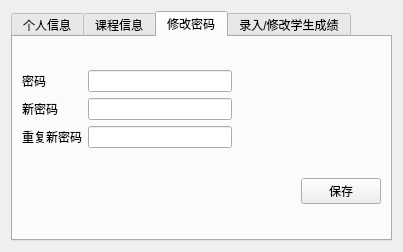
<?xml version="1.0" encoding="UTF-8"?>
<ui version="4.0">
 <class>teacherWin</class>
 <widget class="QWidget" name="teacherWin">
  <property name="geometry">
   <rect>
    <x>0</x>
    <y>0</y>
    <width>403</width>
    <height>252</height>
   </rect>
  </property>
  <property name="windowTitle">
   <string>Form</string>
  </property>
  <layout class="QGridLayout" name="gridLayout_3">
   <item row="0" column="0">
    <widget class="QTabWidget" name="tabWidget">
     <property name="currentIndex">
      <number>2</number>
     </property>
     <widget class="QWidget" name="tab">
      <attribute name="title">
       <string>个人信息</string>
      </attribute>
      <layout class="QVBoxLayout" name="verticalLayout">
       <item>
        <layout class="QGridLayout" name="gridLayout">
         <item row="0" column="0">
          <widget class="QLabel" name="label">
           <property name="text">
            <string>ID: </string>
           </property>
          </widget>
         </item>
         <item row="0" column="1">
          <widget class="QLabel" name="label_id">
           <property name="text">
            <string>TextLabel</string>
           </property>
          </widget>
         </item>
         <item row="1" column="0">
          <widget class="QLabel" name="label_3">
           <property name="text">
            <string>姓名: </string>
           </property>
          </widget>
         </item>
         <item row="1" column="1">
          <widget class="QLabel" name="label_name">
           <property name="text">
            <string>TextLabel</string>
           </property>
          </widget>
         </item>
         <item row="2" column="0">
          <widget class="QLabel" name="label_5">
           <property name="text">
            <string>年龄: </string>
           </property>
          </widget>
         </item>
         <item row="2" column="1">
          <widget class="QLabel" name="label_age">
           <property name="text">
            <string>TextLabel</string>
           </property>
          </widget>
         </item>
        </layout>
       </item>
       <item>
        <layout class="QHBoxLayout" name="horizontalLayout">
         <item>
          <spacer name="horizontalSpacer">
           <property name="orientation">
            <enum>Qt::Horizontal</enum>
           </property>
           <property name="sizeHint" stdset="0">
            <size>
             <width>40</width>
             <height>20</height>
            </size>
           </property>
          </spacer>
         </item>
         <item>
          <widget class="QPushButton" name="pushButton_exit">
           <property name="text">
            <string>退出</string>
           </property>
          </widget>
         </item>
        </layout>
       </item>
      </layout>
     </widget>
     <widget class="QWidget" name="tab_2">
      <attribute name="title">
       <string>课程信息</string>
      </attribute>
      <layout class="QVBoxLayout" name="verticalLayout_2">
       <item>
        <layout class="QHBoxLayout" name="horizontalLayout_2">
         <item alignment="Qt::AlignLeft">
          <widget class="QComboBox" name="comboBox"/>
         </item>
         <item alignment="Qt::AlignRight">
          <widget class="QPushButton" name="pushButton_update">
           <property name="text">
            <string>刷新</string>
           </property>
          </widget>
         </item>
        </layout>
       </item>
       <item>
        <widget class="QScrollArea" name="scrollArea">
         <property name="widgetResizable">
          <bool>true</bool>
         </property>
         <widget class="QWidget" name="scrollAreaWidgetContents">
          <property name="geometry">
           <rect>
            <x>0</x>
            <y>0</y>
            <width>367</width>
            <height>142</height>
           </rect>
          </property>
         </widget>
        </widget>
       </item>
      </layout>
     </widget>
     <widget class="QWidget" name="tab_3">
      <attribute name="title">
       <string>修改密码</string>
      </attribute>
      <layout class="QVBoxLayout" name="verticalLayout_4">
       <item>
        <layout class="QGridLayout" name="gridLayout_4">
         <item row="0" column="0">
          <widget class="QLabel" name="label_7">
           <property name="text">
            <string>密码</string>
           </property>
          </widget>
         </item>
         <item row="0" column="1">
          <widget class="QLineEdit" name="lineEdit_password">
           <property name="echoMode">
            <enum>QLineEdit::Password</enum>
           </property>
          </widget>
         </item>
         <item row="0" column="2">
          <spacer name="horizontalSpacer_5">
           <property name="orientation">
            <enum>Qt::Horizontal</enum>
           </property>
           <property name="sizeHint" stdset="0">
            <size>
             <width>40</width>
             <height>20</height>
            </size>
           </property>
          </spacer>
         </item>
         <item row="1" column="0">
          <widget class="QLabel" name="label_8">
           <property name="text">
            <string>新密码</string>
           </property>
          </widget>
         </item>
         <item row="1" column="1">
          <widget class="QLineEdit" name="lineEdit_newPassword">
           <property name="echoMode">
            <enum>QLineEdit::Password</enum>
           </property>
          </widget>
         </item>
         <item row="1" column="2">
          <spacer name="horizontalSpacer_2">
           <property name="orientation">
            <enum>Qt::Horizontal</enum>
           </property>
           <property name="sizeHint" stdset="0">
            <size>
             <width>40</width>
             <height>20</height>
            </size>
           </property>
          </spacer>
         </item>
         <item row="2" column="0">
          <widget class="QLabel" name="label_9">
           <property name="text">
            <string>重复新密码</string>
           </property>
          </widget>
         </item>
         <item row="2" column="1">
          <widget class="QLineEdit" name="lineEdit_passwordRepeat">
           <property name="echoMode">
            <enum>QLineEdit::Password</enum>
           </property>
          </widget>
         </item>
         <item row="2" column="2">
          <widget class="QLabel" name="label_passwordTips">
           <property name="text">
            <string/>
           </property>
          </widget>
         </item>
        </layout>
       </item>
       <item>
        <layout class="QHBoxLayout" name="horizontalLayout_5">
         <item>
          <spacer name="horizontalSpacer_6">
           <property name="orientation">
            <enum>Qt::Horizontal</enum>
           </property>
           <property name="sizeHint" stdset="0">
            <size>
             <width>40</width>
             <height>20</height>
            </size>
           </property>
          </spacer>
         </item>
         <item>
          <widget class="QPushButton" name="pushButton_changePassword">
           <property name="text">
            <string>保存</string>
           </property>
          </widget>
         </item>
        </layout>
       </item>
      </layout>
     </widget>
     <widget class="QWidget" name="tab_5">
      <attribute name="title">
       <string>录入/修改学生成绩</string>
      </attribute>
      <layout class="QVBoxLayout" name="verticalLayout_3">
       <item>
        <layout class="QGridLayout" name="gridLayout_2">
         <item row="0" column="0">
          <widget class="QLabel" name="label_2">
           <property name="text">
            <string>&lt;html&gt;&lt;head/&gt;&lt;body&gt;&lt;p&gt;学生学号: &lt;/p&gt;&lt;/body&gt;&lt;/html&gt;</string>
           </property>
          </widget>
         </item>
         <item row="0" column="1">
          <widget class="QLineEdit" name="lineEdit_student_id"/>
         </item>
         <item row="1" column="0">
          <widget class="QLabel" name="label_4">
           <property name="text">
            <string>&lt;html&gt;&lt;head/&gt;&lt;body&gt;&lt;p&gt;课程号: &lt;/p&gt;&lt;/body&gt;&lt;/html&gt;</string>
           </property>
          </widget>
         </item>
         <item row="1" column="1">
          <widget class="QLineEdit" name="lineEdit_course_id"/>
         </item>
         <item row="2" column="0">
          <widget class="QLabel" name="label_6">
           <property name="text">
            <string>&lt;html&gt;&lt;head/&gt;&lt;body&gt;&lt;p&gt;成绩: &lt;/p&gt;&lt;/body&gt;&lt;/html&gt;</string>
           </property>
          </widget>
         </item>
         <item row="2" column="1">
          <widget class="QSpinBox" name="spinBox_score">
           <property name="maximum">
            <number>100</number>
           </property>
          </widget>
         </item>
        </layout>
       </item>
       <item>
        <layout class="QHBoxLayout" name="horizontalLayout_3">
         <item>
          <spacer name="horizontalSpacer_3">
           <property name="orientation">
            <enum>Qt::Horizontal</enum>
           </property>
           <property name="sizeHint" stdset="0">
            <size>
             <width>40</width>
             <height>20</height>
            </size>
           </property>
          </spacer>
         </item>
         <item>
          <widget class="QPushButton" name="pushButton_submit">
           <property name="text">
            <string>提交</string>
           </property>
          </widget>
         </item>
         <item>
          <widget class="QPushButton" name="pushButton_exit_2">
           <property name="text">
            <string>退出</string>
           </property>
          </widget>
         </item>
        </layout>
       </item>
       <item>
        <layout class="QHBoxLayout" name="horizontalLayout_4">
         <item>
          <spacer name="horizontalSpacer_4">
           <property name="orientation">
            <enum>Qt::Horizontal</enum>
           </property>
           <property name="sizeHint" stdset="0">
            <size>
             <width>40</width>
             <height>20</height>
            </size>
           </property>
          </spacer>
         </item>
         <item>
          <widget class="QLabel" name="label_13">
           <property name="text">
            <string>&lt;html&gt;&lt;head/&gt;&lt;body&gt;&lt;p&gt;&lt;span style=&quot; font-weight:600;&quot;&gt;Tips: 重复提交学生成绩即可修改原成绩&lt;/span&gt;&lt;/p&gt;&lt;/body&gt;&lt;/html&gt;</string>
           </property>
          </widget>
         </item>
        </layout>
       </item>
      </layout>
     </widget>
    </widget>
   </item>
  </layout>
 </widget>
 <resources/>
 <connections/>
</ui>
